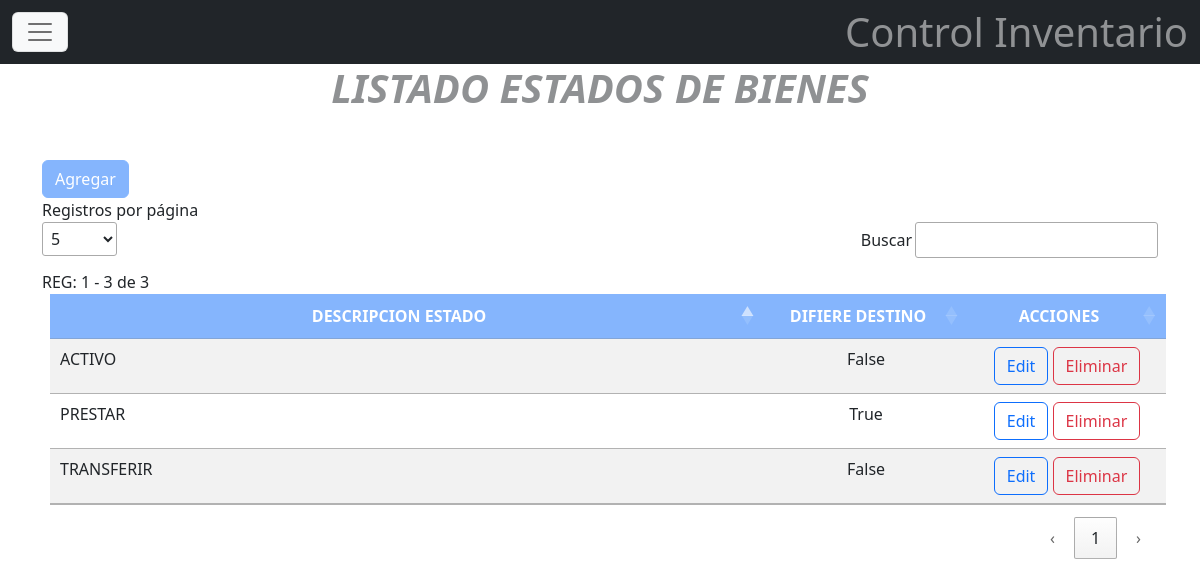
Page /estado/ (signed in) on the committed database.
### apps/estado/models.py (models this page shows, shortened)
class Estado(models.Model):
    id_estado=models.AutoField(primary_key=True)
    dsc_estado=models.CharField(max_length=30, unique=True)
    origen=models.BooleanField(default=True)
    fch_estado=models.DateTimeField(auto_now=True)
    user_estado=models.ForeignKey(User, on_delete=models.RESTRICT, default=None)
    slug=models.SlugField(max_length=200, null=True,blank=True)
    class Meta:
        verbose_name='Estado'
        verbose_name_plural='Estados'
        ordering=['dsc_estado']
    """def clean(self) -> None:
            buscar=Estado.objects.filter(dsc_estado__iexact=self.dsc_estado)

            if self.id_estado:
                buscar = buscar.exclude(pk=self.id_estado)
            if buscar.exists():
                    raise ValueError('El Estado Existe')
            return super().clean()"""

### apps/estado/views.py (the view, shortened to what this page needs)
# urls.py: path('', ListEstado.as_view(), name='list_estados'),
class ListEstado(LoginRequiredMixin, PermissionRequiredMixin,SuccessMessageMixin,ListView):
        model=Estado
        template_name='estados.html'
        context_object_name='estados'
        permission_required = "estado.view_estado"

### apps/estado/templates/estados.html (shortened to what this page needs)
{% extends 'base.html' %}
{% load static %}
{% block contenido %}
<div class="container">
    <div class="m-3">
          <div class="text-center dropup-center display-6 fw-bold opacity-50 fst-italic">LISTADO ESTADOS DE BIENES</div>
    </div>
  <div class="mt-4">
    <button onclick="modal_data('{% url 'add_estado' %}')" class="btn btn-block btn-primary opacity-50 btn-xs">Agregar</button>
  </div>
 <div class="div_separador">
    Registros por página
 </div>
  <table id="estados" class="table table-striped dt-responsive nowrap m-2 " style="width:100%" >
  <thead>
      <tr class="bg-primary text-white opacity-50" >
          <th scope="col">DESCRIPCION ESTADO</th>
          <th scope="col">DIFIERE DESTINO</th>
          <th scope="col">ACCIONES</th>
      </tr>
  </thead>
  <tbody>
    {% for mrc in estados %}
      <tr>
        <td>{{ mrc.dsc_estado }}</td>
        <td>{{ mrc.origen }}</td>
          <td>
            <button onclick="modal_data('{% url 'edit_estado' mrc.slug %}')"  class="btn btn-outline-primary">Edit</button>
              <button onclick="modal_data('{% url 'del_estado' mrc.slug %}')"  class="btn btn-outline-danger">Eliminar</button>
          </td>
      </tr>
    {% endfor %}
  </tbody>
</table>
</div>
{% endblock %}

### rows in the picture
Estado: dsc_estado "ACTIVO", origen "False"
Estado: dsc_estado "PRESTAR", origen "True"
Estado: dsc_estado "TRANSFERIR", origen "False"
